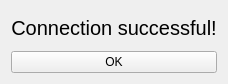
<?xml version="1.0" encoding="UTF-8"?>
<ui version="4.0">
 <class>conSuc</class>
 <widget class="QWidget" name="conSuc">
  <property name="geometry">
   <rect>
    <x>0</x>
    <y>0</y>
    <width>228</width>
    <height>84</height>
   </rect>
  </property>
  <property name="minimumSize">
   <size>
    <width>228</width>
    <height>84</height>
   </size>
  </property>
  <property name="maximumSize">
   <size>
    <width>228</width>
    <height>84</height>
   </size>
  </property>
  <property name="windowTitle">
   <string>Confirmation</string>
  </property>
  <layout class="QVBoxLayout" name="verticalLayout">
   <item>
    <widget class="QLabel" name="label">
     <property name="font">
      <font>
       <family>Arial</family>
       <pointsize>15</pointsize>
      </font>
     </property>
     <property name="text">
      <string>Connection successful!</string>
     </property>
     <property name="alignment">
      <set>Qt::AlignCenter</set>
     </property>
    </widget>
   </item>
   <item>
    <widget class="QPushButton" name="ok_button">
     <property name="text">
      <string>OK</string>
     </property>
    </widget>
   </item>
  </layout>
 </widget>
 <resources/>
 <connections/>
</ui>
